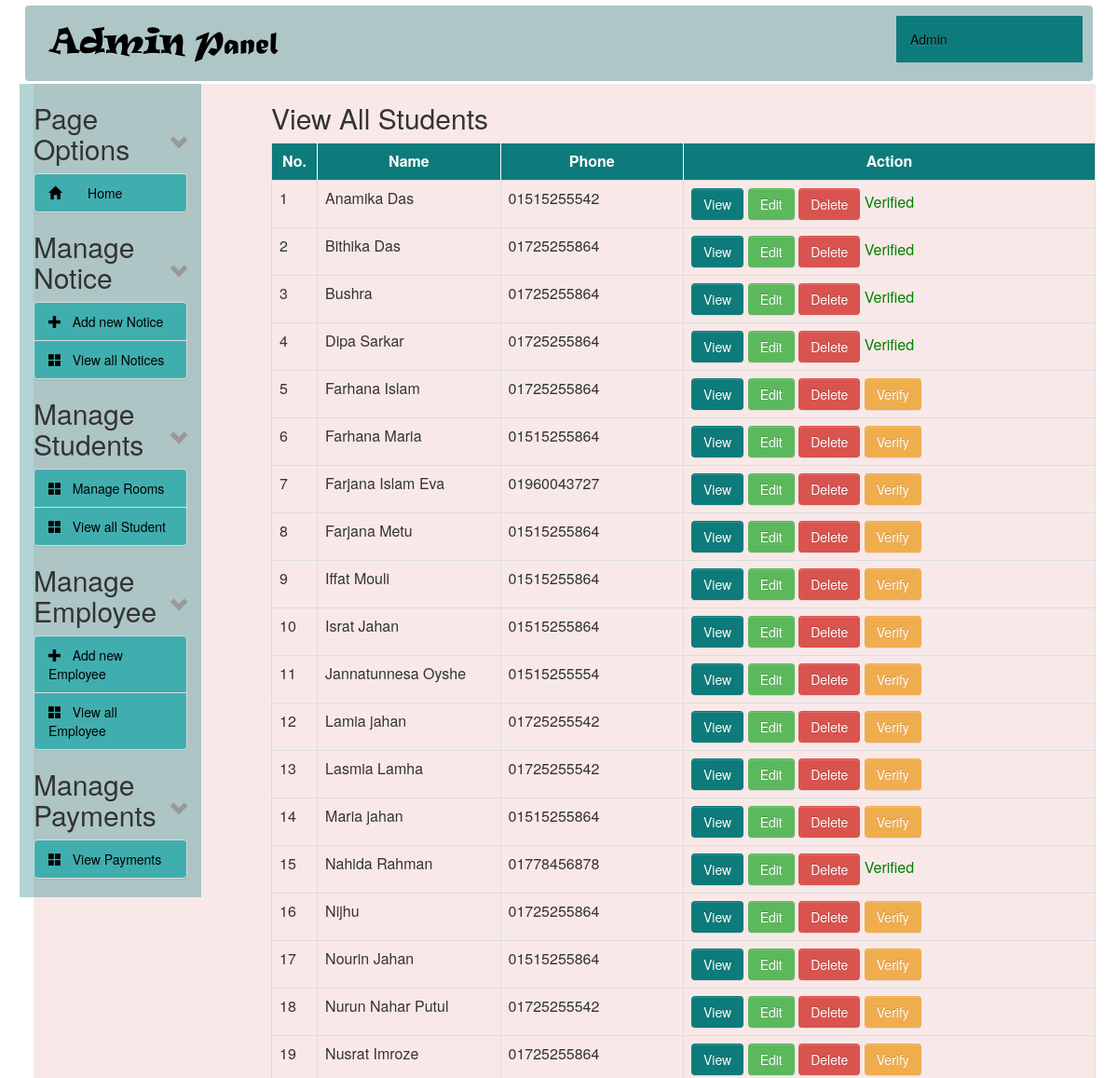
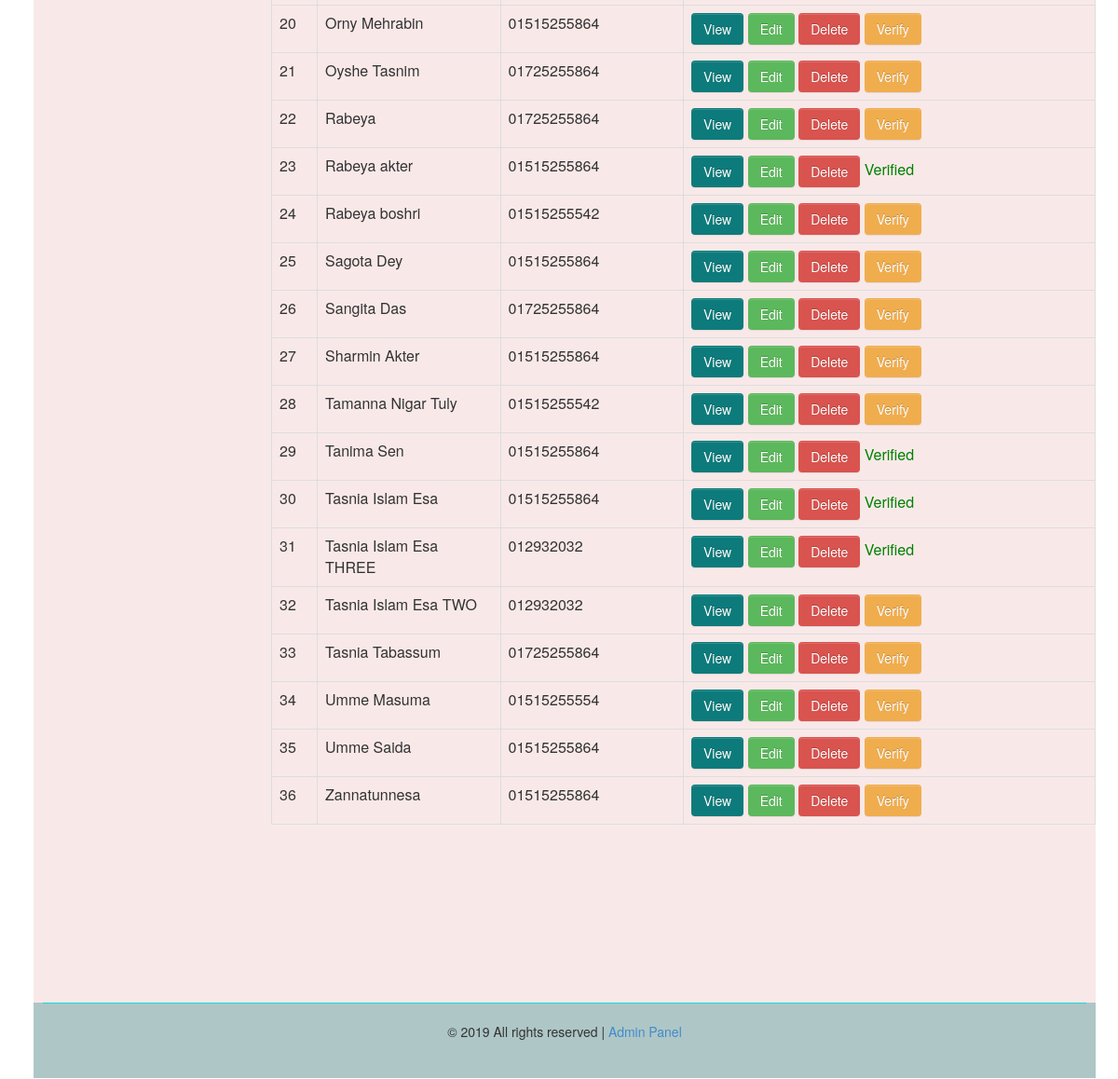
/admin/view_student.php (signed in), run on the app's committed database (2 pictures, top to bottom).
### tables this page shows
CREATE TABLE `tbl_student` (
  `id` int(11) NOT NULL,
  `university_id` int(11) NOT NULL,
  `registration_no` int(11) NOT NULL,
  `name` varchar(100) NOT NULL,
  `email` varchar(255) NOT NULL,
  `faculty` varchar(100) DEFAULT NULL,
  `phone_no` varchar(15) DEFAULT NULL,
  `address` varchar(100) NOT NULL,
  `room_id` int(11) NOT NULL,
  `session` varchar(100) NOT NULL,
  `image` varchar(100) NOT NULL,
  `is_verified` int(255) NOT NULL
);

### admin/view_student.php (the view, shortened to what this page needs)
<?php
include "../config.php";
?>
<?php include "header.php"; ?>
<div class="col-sm-10 col-md-10 col-lg-10">
    <div id="content">
        <h2>View All Students</h2>
        <table class="table table-bordered table-hover table-responsive" width="100%">
            <tr style="background-color: #0D7B7B;color: #FFF;height: 40px;">
                <th width="5%" style="text-align: center; border-right: 1px solid #FFF;">No.</th>
                <th width="20%" style="text-align: center; border-right: 1px solid #FFF;">Name</th>
                <th width="20%" style="text-align: center; border-right: 1px solid #FFF;">Phone</th>
                <th width="45%" style="text-align: center; ">Action</th>
            </tr>
            <?php
            $i = 0;
            $statement = $db->prepare("SELECT * FROM tbl_student ORDER BY name ASC");
            $statement->execute();
            $result = $statement->fetchAll(PDO::FETCH_ASSOC);
            foreach ($result as $row) {
                $i++;
                ?>
                <tr>
                    <td><?= $i; ?></td>
                    <td><?= $row['name']; ?></td>
                    <td><?= $row['phone_no']; ?></td>
                    <td>
                        <a class="btn btn-info" data-toggle="modal" href="#inline<?= $i; ?>">View</a>
                        <a class="btn btn-success" href="edit_student.php?id=<?= $row['id']; ?>">Edit</a>
                        <a class="btn btn-danger" onclick='return confirm("Do you want to delete this student data?")'
                           href="delete_student.php?id=<?= $row['id']; ?>">Delete</a>
                        <?php
                        if ($row['is_verified'] == 0) {
                            ?>
                            <a class="btn btn-warning" name="verify" href="approve_student.php?id=<?= $row['id']; ?>">Verify</a>
                            <?php
                        } else {
                            ?>
                            <a class="disabled" style="color: green; text-decoration: none">
                                Verified
                            </a>
                            <?php
                        }
                        ?>
                    </td>
                </tr>
                <?php
            }
            ?>
        </table>
    </div>
</div>
<?php include "footer.php"; ?>

### admin/style-admin.css (style rules this page uses)
#content { margin-left:60px; height: auto; }
th { text-align: center; }
td, th { padding: 5px; text-align: left; }
.btn-info { color: #fff; background-color: #0D7B7B; border-color: #46b8da; }
.btn { display: inline-block; padding: 6px 12px; margin-bottom: 0; font-size: 14px; font-weight: 400; line-height: 1.42857143; text-align: center; white-space: nowrap; vertical-align: middle; -ms-touch-action: manipulation; touch-action: manipulation; cursor: pointer; -webkit-user-select: none; -moz-user-select: none; -ms-user-select: none; user-select: none; background-image: none; border: 1px solid transparent; border-radius: 4px; }

### data on the page
tbl_student: name "Anamika Das", phone_no "01515255542", is_verified "Verified"
tbl_student: name "Bithika Das", phone_no "01725255864", is_verified "Verified"
tbl_student: name "Bushra", phone_no "01725255864", is_verified "Verified"
tbl_student: name "Dipa Sarkar", phone_no "01725255864", is_verified "Verified"
tbl_student: name "Farhana Islam", phone_no "01725255864"
tbl_student: name "Farhana Maria", phone_no "01515255864"
tbl_student: name "Farjana Islam Eva", phone_no "01960043727"
tbl_student: name "Farjana Metu", phone_no "01515255864"
tbl_student: name "Iffat Mouli", phone_no "01515255864"
tbl_student: name "Israt Jahan", phone_no "01515255864"
tbl_student: name "Jannatunnesa Oyshe", phone_no "01515255554"
tbl_student: name "Lamia jahan", phone_no "01725255542"
tbl_student: name "Lasmia Lamha", phone_no "01725255542"
tbl_student: name "Maria jahan", phone_no "01515255864"
tbl_student: name "Nahida Rahman", phone_no "01778456878", is_verified "Verified"
tbl_student: name "Nijhu", phone_no "01725255864"
tbl_student: name "Nourin Jahan", phone_no "01515255864"
tbl_student: name "Nurun Nahar Putul", phone_no "01725255542"
tbl_student: name "Nusrat Imroze", phone_no "01725255864"
tbl_student: name "Orny Mehrabin", phone_no "01515255864"
tbl_student: name "Oyshe Tasnim", phone_no "01725255864"
tbl_student: name "Rabeya", phone_no "01725255864"
tbl_student: name "Rabeya akter", phone_no "01515255864", is_verified "Verified"
tbl_student: name "Rabeya boshri", phone_no "01515255542"
tbl_student: name "Sagota Dey", phone_no "01515255864"
tbl_student: name "Sangita Das", phone_no "01725255864"
tbl_student: name "Sharmin Akter", phone_no "01515255864"
tbl_student: name "Tamanna Nigar Tuly", phone_no "01515255542"
tbl_student: name "Tanima Sen", phone_no "01515255864", is_verified "Verified"
tbl_student: name "Tasnia Islam Esa", phone_no "01515255864", is_verified "Verified"
tbl_student: name "Tasnia Islam Esa THREE", phone_no "012932032", is_verified "Verified"
tbl_student: name "Tasnia Islam Esa TWO", phone_no "012932032"
tbl_student: name "Tasnia Tabassum", phone_no "01725255864"
tbl_student: name "Umme Masuma", phone_no "01515255554"
tbl_student: name "Umme Saida", phone_no "01515255864"
tbl_student: name "Zannatunnesa", phone_no "01515255864"
